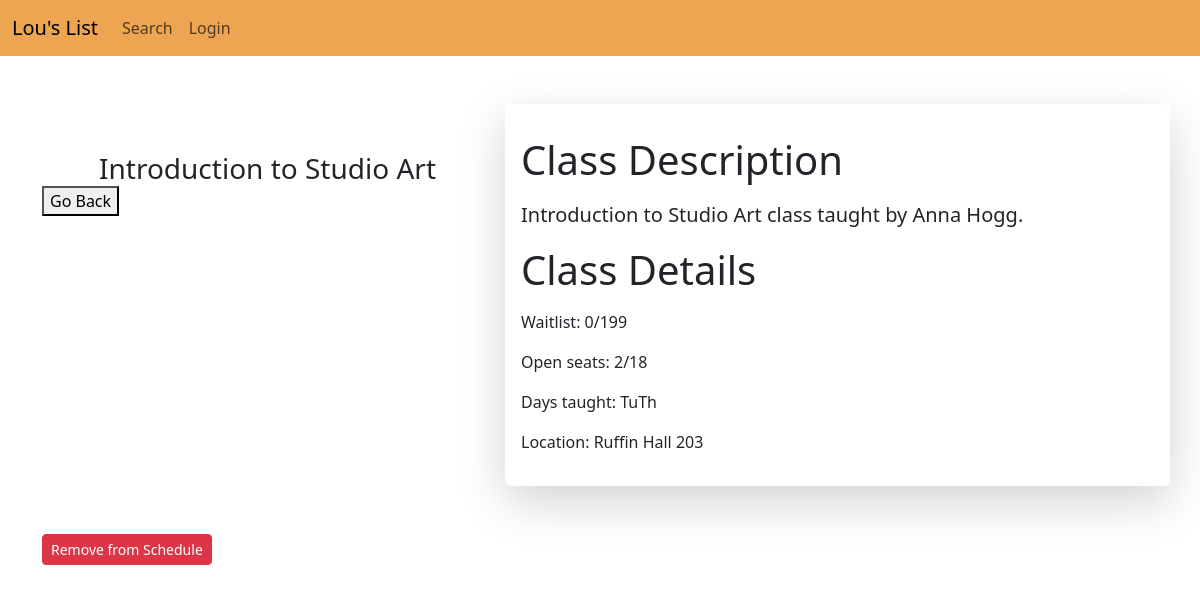
The app's page /courses/7/ with its own data.
### louslistapp/models.py (models this page shows, shortened)
class Course(models.Model):
    user = models.ForeignKey(
        User, on_delete=models.CASCADE, null=True, blank=True
    )
    prof_name = models.CharField(max_length=100)
    prof_email = models.CharField(max_length=100)
    course_number = models.IntegerField(default=0)
    semester_code = models.IntegerField(default=0)
    course_section = models.CharField(max_length=100)
    subject = models.CharField(max_length=100)
    catalog_number = models.CharField(max_length=100)
    description = models.CharField(max_length=100)
    units = models.CharField(max_length=100)
    component = models.CharField(max_length=100)
    class_capacity = models.IntegerField(default=0)
    waitlist = models.IntegerField(default=0)
    wait_cap = models.IntegerField(default=0)
    enrollment_total = models.IntegerField(default=0)
    enrollment_available = models.IntegerField(default=0)
    days = models.CharField(max_length=100)
    start_time = models.CharField(max_length=100, default=None)
    end_time = models.CharField(max_length=100, default=None)
    location = models.CharField(max_length=100)
    selected = models.BooleanField(default=False)

### louslistapp/views.py (the view, shortened to what this page needs)
# urls.py: path('courses/<int:id>/', views.course_detail, name="course"),
def course_detail(request, id):
    course = Course.objects.get(id=id)
    form2 = CourseSelected(request.POST)
    return render(request, 'louslistapp/course_detail.html', {'course': course, 'form2': form2})

### louslistapp/templates/louslistapp/course_detail.html (shortened to what this page needs)
{% extends 'louslistapp/navbar.html' %}
{% block content %}
    <div class = "container">
        <br><br>
        <div class="row">
            <div class="col-md-5">
              <br><br>
              <h3 class="card-title text-center">{{ course.description }}</h3>
              <button onclick="history.back()">Go Back</button>
            </div>
            <div class="col-md-7 shadow-lg p-3 mb-5 bg-white rounded">
              <h1 class="my-3">Class Description</h1>
              <p class = "lead">{{ course.description }} class taught by {{ course.prof_name }}.</p>
              <h1 class="my-3">Class Details</h1>
              <p>Waitlist: {{ course.waitlist }}/{{ course.wait_cap }}</p>
              <p>Open seats: {{ course.enrollment_available }}/{{ course.enrollment_total }}</p>
              <p>Days taught: {{ course.days }}</p>
              <p>Location: {{ course.location }}</p>
            </div>
        </div>
        <form method="POST" target="hiddenFrame">
            {% if course.selected == True %}
          <button
            type="submit"
            class="btn btn-danger btn-sm"
            onClick= "return confirm('Remove {{course.description}} from schedule?')"
          >Remove from Schedule</button>
          {% else %}
          <button
          type="submit"
          class="btn btn-danger btn-sm"
          onClick= "return confirm('Add {{course.description}} to schedule')"
        >Add to Schedule</button>
        {% endif %}
        </form>
    </div>
{% endblock %}

### records on screen
Course: description "Introduction to Studio Art", prof_name "Anna Hogg", waitlist "0", wait_cap "199", enrollment_available "2", enrollment_total "18", days "TuTh", location "Ruffin Hall 203"
